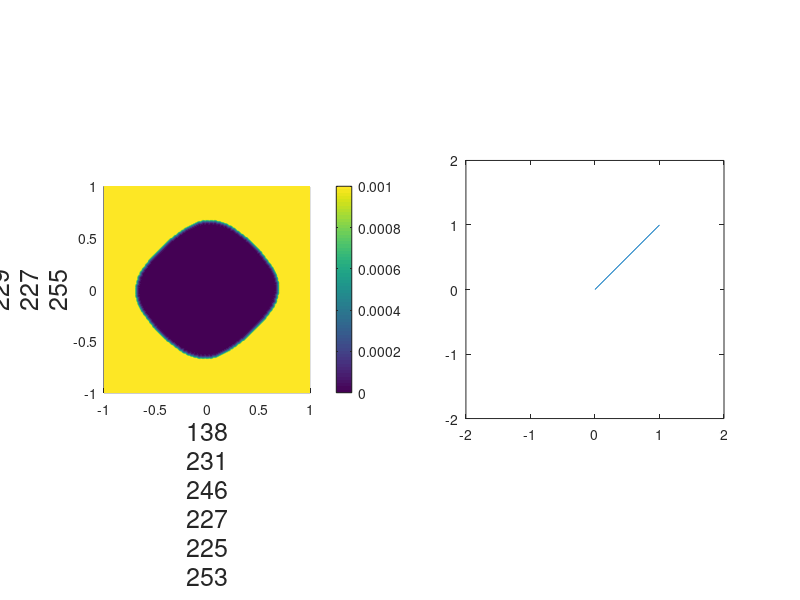

Reproduce this figure in MATLAB. (Note: this script raises an error after producing the figure.)

clear all;
%% Take a values of modulation index 

%% Create Solver

harmonics = [5 7]';
N1 = 400;
N2 = 400;
bT1_span = linspace(-1,1,N1);
bT2_span = linspace(-1,1,N2);
%
[bT1_ms,bT2_ms] = meshgrid(bT1_span,bT2_span);
%
f_span = [-1,1];

Nt = 50;
T = pi/2;
tspan = linspace(0,T,Nt);
dt = tspan(2) - tspan(1);
%%
[bT1_ms_2,bT2_ms_2,f_ms_2] = meshgrid(bT1_span,bT2_span,f_span);

F2_1 = @(t) bT1_ms_2 -dt*(2/pi)*sin(harmonics(1)*t).*f_ms_2;
F2_2 = @(t) bT2_ms_2 -dt*(2/pi)*sin(harmonics(2)*t).*f_ms_2;

%%
V = zeros(N1,N2,Nt);
%
V(:,:,end) = 0.5*(bT1_ms.^2 + bT2_ms.^2)';


for it = (Nt-1):-1:1
    
    bT1n_ms = F2_1(tspan(it));
    bT2n_ms = F2_2(tspan(it));
    %
    [~,ind1_ms] = min(abs(bT1n_ms - reshape(bT1_span,N1,1,1)),[],1);
    [~,ind2_ms] = min(abs(bT2n_ms - reshape(bT2_span,1,N2,1)),[],2);
    %
    ind1_ms_minus = reshape(ind1_ms(:,:,1),N1,1);
    ind2_ms_minus = reshape(ind2_ms(:,:,1),N2,1);

    Vminus  = V(ind1_ms_minus,ind2_ms_minus,it+1);
   
    %
    ind1_ms_plus = reshape(ind1_ms(:,:,2),N1,1);
    ind2_ms_plus = reshape(ind2_ms(:,:,2),N2,1);

    Vplus  = V(ind1_ms_plus,ind2_ms_plus,it+1);

    V(:,:,it) = min(cat(3,Vminus,Vplus),[],3);

end

%%
clf
subplot(1,2,1)
isurf = surf(bT1_ms,bT2_ms,V(:,:,1));
zlim([-1 1])
caxis([0 1e-3])
view(0,90)
xlabel("\beta_{"+harmonics(1)+"}","FontSize",18)
ylabel("\beta_{"+harmonics(2)+"}","FontSize",18)
colorbar
shading interp

ititle = title('');
daspect([1 1 1])

subplot(1,2,2)

iplot = plot([0,1],[0,1],'LineStyle','-');
xlim([-2 2])
ylim([-2 2])
daspect([1 1 1])
for it = (Nt):-2:1
    isurf.ZData = V(:,:,it);
    ititle.String = "V_t(\beta_{"+harmonics(1)+"},\beta_{"+harmonics(2)+"}) | t = "+num2str(tspan(it)/pi,'%.2f')+"\pi";
    pause(0.2)
    
    iplot.XData(2) = sin(harmonics(1)*tspan(it));
    iplot.YData(2) = sin(harmonics(2)*tspan(it));

end

%%
bT_time = zeros(2,Nt);
bT_time(:,1)= [0.1;0.3];
f_time = zeros(1,Nt-1);

indexs = 1:2;

F = @(t,f) -(2/pi)*sin(harmonics*t)*f;

for it = 2:Nt

   bTc = bT_time(:,it-1);
   for ifs = 1:2
        bTn = bTc + dt*F(tspan(it),f_span(ifs));
        %
        [~,ind1] = min(abs(bTn(1) - bT1_span));
        [~,ind2] = min(abs(bTn(2) - bT2_span));

        Va(ifs) = V(ind1,ind2,it);
   end
   [Va_max,ind_f] = min(Va);

   if sum(Va == Va_max) > 1 && it>2
       if true
            if f_time(it-2) == -1
                ind_f = 1;
            else
                ind_f = 2;
            end
            
       else
           ind_f = randsample(indexs(Va == Va_max),1);
       end
   end

   
   f_time(it-1)  = f_span(ind_f);
   bT_time(:,it) = bT_time(:,it-1) + dt*F(tspan(it),f_span(ind_f));
end

clf
subplot(2,1,1)
hold on 
plot(bT_time')
yline(0)

subplot(2,1,2)
hold on
plot(tspan(1:end-1),f_time)
yline(0)
ylim([-2 2])

%%

clf
isurf = surf(bT1_ms,bT2_ms,V(:,:,1));
zlim([-1 1])
caxis([0 1e-3])
view(0,90)
xlabel("\beta_{"+harmonics(1)+"}","FontSize",18)
ylabel("\beta_{"+harmonics(2)+"}","FontSize",18)
colorbar
shading interp

ititle = title('');
daspect([1 1 1])

bT_time = zeros(2,Nt);
bT_time(:,1)= [0.5;0.3];
hold on 
iplot= plot3(bT_time(1,1),bT_time(2,1),1,'Marker','.','MarkerSize',30,'Color','g');
f_time = zeros(1,Nt-1);

indexs = 1:3;

F = @(t,f) -(2/pi)*sin(harmonics*t)*f;

for it = 2:Nt

   bTc = bT_time(:,it-1);
   for ifs = 1:2
        bTn = bTc + dt*F(tspan(it),f_span(ifs));
        %
        [~,ind1] = min(abs(bTn(1) - bT1_span));
        [~,ind2] = min(abs(bTn(2) - bT2_span));

        Va(ifs) = V(ind1,ind2,it);
   end
   [Va_min,ind_f] = min(Va);

   if sum(Va == Va_min) > 1 && it>2
       posibles_ind_f = indexs(Va == Va_min);
       if true
            if ismember(f_time(it-2),f_span(posibles_ind_f))
               ind_f = find(f_time(it-2) == f_span);
            else
               ind_f = randsample(posibles_ind_f,1);
            end
       else
           ind_f = randsample(posibles_ind_f,1);
       end
   end
    
   

   f_time(it-1)  = f_span(ind_f);
   bT_time(:,it) = bT_time(:,it-1) + dt*F(tspan(it),f_span(ind_f));
   
   isurf.ZData = V(:,:,it);
   ititle.String = "V_t(\beta_{"+harmonics(1)+"},\beta_{"+harmonics(2)+"}) | t = "+num2str(tspan(it)/pi,'%.2f')+"\pi";
   
   iplot.XData = bT_time(1,it); 
   iplot.YData = bT_time(2,it);

   pause(0.01)
    
end
